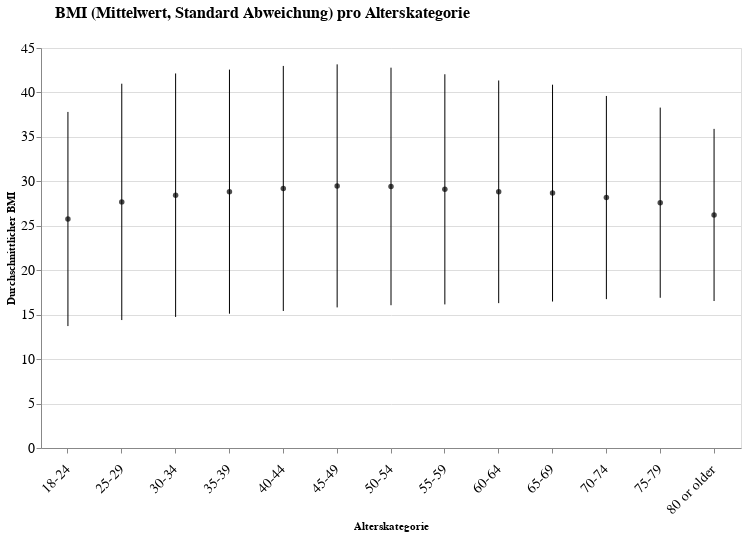

Notebook code cell kept with this figure:
### Code cell
# BMI (Mittelwert, Standard Abweichung) pro Alterskategorie

data = (df.groupby('AgeCategory')['BMI']
    .agg(['mean', 'std'])
    .assign(error_lower = lambda df: df['mean'] - 2 * df['std'],
            error_upper = lambda df: df['mean'] + 2 * df['std'])
    .reset_index())

error_bars = alt.Chart(data).mark_rule().encode(
    x='AgeCategory',
    y='error_lower',
    y2='error_upper')

means = alt.Chart(data).mark_circle(color='black').encode(
    x=alt.X('AgeCategory', title='Alterskategorie', axis=alt.Axis(labelFontSize=14, labelAngle=-45, labelPadding=14)),
    y=alt.Y("mean", title="Durchschnittlicher BMI", axis=alt.Axis(labelFontSize=14, labelAngle=0))
).properties(
    width=700,
    height=400,
    title={
        "text": "BMI (Mittelwert, Standard Abweichung) pro Alterskategorie",
        "fontSize": 16,
        "fontWeight": "bold",
        "anchor": "start",
        "dx": 50,
        "offset": 20
    }
)

error_bars + means

### Figure 1 — Vega-Lite specification as saved in the notebook (floating-point values rounded to 4 significant figures)
{"config": {"view": {"continuousWidth": 300, "continuousHeight": 300}}, "layer": [{"mark": {"type": "rule"}, "encoding": {"x": {"field": "AgeCategory", "type": "nominal"}, "y": {"field": "error_lower", "type": "quantitative"}, "y2": {"field": "error_upper"}}}, {"mark": {"type": "circle", "color": "black"}, "encoding": {"x": {"axis": {"labelAngle": -45, "labelFontSize": 14, "labelPadding": 14}, "field": "AgeCategory", "title": "Alterskategorie", "type": "nominal"}, "y": {"axis": {"labelAngle": 0, "labelFontSize": 14}, "field": "mean", "title": "Durchschnittlicher BMI", "type": "quantitative"}}, "title": {"text": "BMI (Mittelwert, Standard Abweichung) pro Alterskategorie", "fontSize": 16, "fontWeight": "bold", "anchor": "start", "dx": 50, "offset": 20}}], "data": {"name": "data-558710220c690e714714d1b104836b95"}, "height": 400, "width": 700, "$schema": "https://vega.github.io/schema/vega-lite/v5.8.0.json", "datasets": {"data-558710220c690e714714d1b104836b95": [{"AgeCategory": "18-24", "mean": 25.76, "std": 6.023, "error_lower": 13.72, "error_upper": 37.81}, {"AgeCategory": "25-29", "mean": 27.69, "std": 6.647, "error_lower": 14.39, "error_upper": 40.98}, {"AgeCategory": "30-34", "mean": 28.44, "std": 6.848, "error_lower": 14.74, "error_upper": 42.14}, {"AgeCategory": "35-39", "mean": 28.84, "std": 6.865, "error_lower": 15.11, "error_upper": 42.57}, {"AgeCategory": "40-44", "mean": 29.2, "std": 6.892, "error_lower": 15.42, "error_upper": 42.98}, {"AgeCategory": "45-49", "mean": 29.49, "std": 6.836, "error_lower": 15.82, "error_upper": 43.16}, {"AgeCategory": "50-54", "mean": 29.43, "std": 6.681, "error_lower": 16.06, "error_upper": 42.79}, {"AgeCategory": "55-59", "mean": 29.1, "std": 6.473, "error_lower": 16.15, "error_upper": 42.05}, {"AgeCategory": "60-64", "mean": 28.82, "std": 6.262, "error_lower": 16.3, "error_upper": 41.35}, {"AgeCategory": "65-69", "mean": 28.67, "std": 6.099, "error_lower": 16.48, "error_upper": 40.87}, {"AgeCategory": "70-74", "mean": 28.18, "std": 5.714, "error_lower": 16.75, "error_upper": 39.6}, {"AgeCategory": "75-79", "mean": 27.6, "std": 5.35, "error_lower": 16.9, "error_upper": 38.3}, {"AgeCategory": "80 or older", "mean": 26.22, "std": 4.841, "error_lower": 16.53, "error_upper": 35.9}]}}
